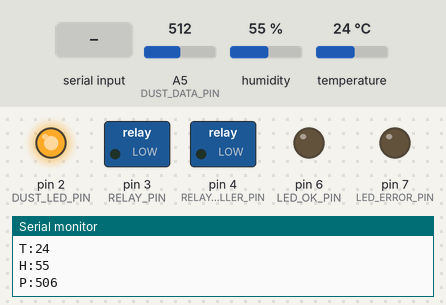
Recording of a program running on a simulated Arduino Nano, built with avr-gcc and run on an emulated ATmega328P. Parts: switched loads named in the program (green lamp = pin HIGH), output pins drawn as LEDs (lit = HIGH), the last lines printed to the serial monitor. Inputs (shaded band) come from the test bench; at power-on: temperature 24 °C, A5 (DUST_DATA_PIN) = 512, humidity 55 %.

Above: at 1.2 s.
1.3 s: temperature set to 30 °C
2.8 s: temperature set to 33 °C
At 3.7 s:
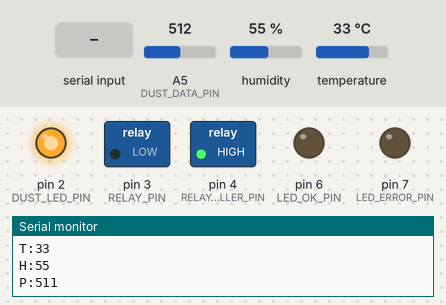
5.8 s: "PING\n" received over Serial
At 7.0 s:
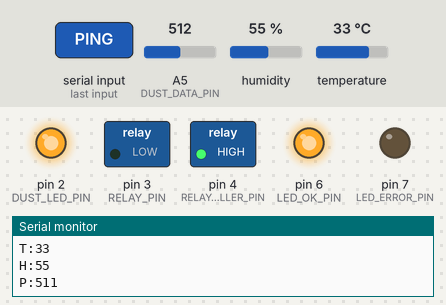
7.3 s: "M90\n" received over Serial
At 8.4 s:
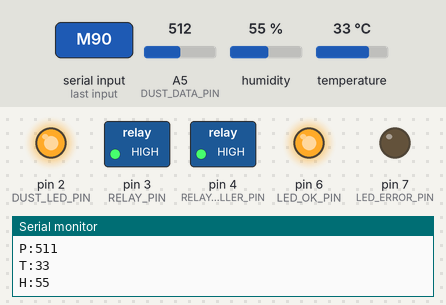
8.8 s: temperature set to 30 °C
11.8 s: temperature set to 27 °C
At 12.7 s:
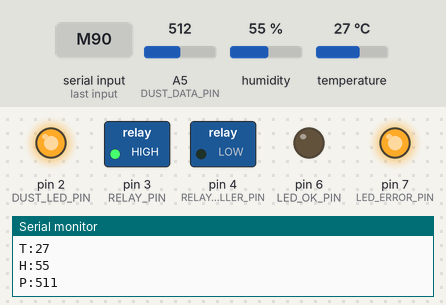
Timing chart, 0 to 14.3 s (numbered marks = the images above; inputs shaded):
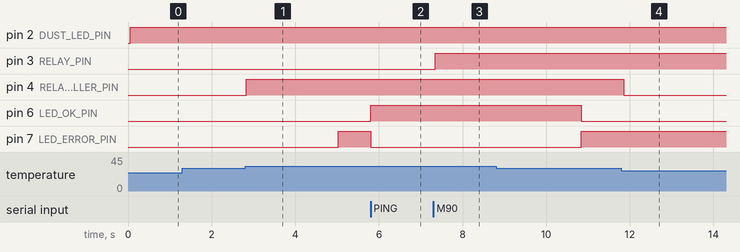

Measured:
- the behaviour switches between 31 and 32 °C on temperature (found by bisection; images 0 and 1)
- the behaviour switches between 29 and 28 °C on temperature (found by bisection; images 3 and 4)
- after the input at 2.8 s, pin 4 (RELAY_COLLER_PIN): LOW → HIGH at once
- after the input at 5.8 s, pin 6 (LED_OK_PIN): LOW → HIGH at once; pin 7 (LED_ERROR_PIN): HIGH → LOW at once
- after the input at 7.3 s, pin 3 (RELAY_PIN): LOW → HIGH at once
- after the input at 11.8 s, pin 4 (RELAY_COLLER_PIN): HIGH → LOW after 0.06 s

The program:

main.cpp
```cpp
#include "define.h"

void setup()
{
  Serial.begin(INITIAL_DELAY);
  cooler.setHyster(CRITICAL_HYSTER);
  cooler.setPoint(CRITICAL_TEMP);
}

void loop()
{

  if (sensorsTMR.isReady())                           //prelucreaza datele de la senzori la fiecare 50ms
  {
    Prelucrare();
  }

  cooler.sensorControll((int)DHT11.temperature);      //modul cooler. Lucreaza dupa valoarea senzorului prin hysterisis

  switch (relayMode)
  {
  case 1:                                             //modul automat. Lucreaza dupa timpi setati
    relay.autoControll();
    if(!relay.getState()) relay.toggleon();
    break;

  case 2:
    relay.manualControll();                           //modul manual. Lucreaza dupa comanda primita de la serial
    if(relay.getState()) relay.toggleoff();
    if(relay.getManualState()) relay.toggleLastState();
    break;

  case 3:                                             //modul sensor. Lucreaza dupa valoarea senzorului prin hysterisis
    relay.sensorControll(medianFilterDustDensity);
    if(relay.getState()) relay.toggleoff();
    break;

  default:
    break;
  }

  if (parsingTMR.isReady())                           //Comunicarea dintre dispozitive prin serial
  {
    parsing();                                        //transmite datele catre serial
    serialData();                                     //preluarea datelor de la serial
  }

  if (errorTMR.isReady())                             //Daca timerul nu a dovedit sa se reporneasca, atunci ledul de eroare se aprinde
  {
    ledError.toggleOn();
    ledOk.toggleOff();
  }
}

void parsing()
{
  Serial.print("T:"); Serial.println((int)DHT11.temperature);
  Serial.print("H:"); Serial.println((int)DHT11.humidity);
  Serial.print("P:"); Serial.println(medianFilterDustDensity);
}

void Prelucrare()
  {
    dustDensity = dust.dustDensity();
    filteredDustDensity = averegeFilterDust.expRunningAverage(dustDensity);
    medianFilterDustDensity = medianFilterDust.median(filteredDustDensity);
    int chk = DHT11.read(DHT11PIN);
    chk = chk;
  }

void serialData()
{
      if(Serial.available() > 1)
    {
      String data = Serial.readStringUntil('\n');
      data.trim();
      if (data.startsWith("W"))
      {
        workingTIME = data.substring(1).toFloat();
        relay.setRunPeriod(workingTIME);
      }
      else if (data.startsWith("R"))
      {
        restTIME = data.substring(1).toFloat();
        relay.setRestPeriod(restTIME);
      }
      else if (data.startsWith("T"))
      {
        relayMode = data.substring(1).toFloat();
      }
      else if (data.startsWith("M"))
      {
        sliderState = data.substring(1).toFloat();
        relay.setSliderState(sliderState);
      }
      else if (data.startsWith("S"))
      {
        setpoint = data.substring(1).toFloat();
        finalDustDensity = ((setpoint*640)/100)+100;
        relay.setPoint(finalDustDensity);
      }
      else  if (data == "PING")
      {
          ledError.toggleOff();
          ledOk.toggleOn();
          errorTMR.reset();
      }
    }
}
```

define.h
```cpp
#include "relay.h"
#include "sensor.h"
#include "GyverTimer.h"
#include "Arduino.h"
#include "dht11.h"
#include "filters.h"
#include "led.h"

#define DHT11PIN 5
#define DUST_LED_PIN 2
#define DUST_DATA_PIN A5
#define RELAY_PIN 3
#define RELAY_COLLER_PIN 4
#define LED_OK_PIN 6
#define LED_ERROR_PIN 7
#define MEDIAN_FILTER_LEVEL 3
#define INITIAL_DELAY 9600
#define CRITICAL_TEMP 30
#define CRITICAL_HYSTER 2
float k = 0.2;
int workingTIME = 1, restTIME = 1, initialPeriod = 50;
int filteredDustDensity, medianFilterDustDensity, finalDustDensity;

int relayMode = 2;
int setpoint = 0;
bool sliderState = true;

unsigned long lastPingTime = 0;
const unsigned long pingInterval = 5031;

dht11 DHT11;

dustSensor dust(DUST_LED_PIN, DUST_DATA_PIN, initialPeriod);
float lastState = 0.00, dustDensity;

Relay relay(RELAY_PIN, workingTIME, restTIME);
Relay cooler(RELAY_COLLER_PIN, 1, 1);

LED ledOk(LED_OK_PIN);
LED ledError(LED_ERROR_PIN);


GTimer parsingTMR(MS, 55);
GTimer sensorsTMR(MS, 55);
GTimer runTMR(MS);
GTimer restTMR(MS);
GTimer errorTMR(MS, pingInterval);

RunningAvarageFilter averegeFilterDust(k);
MedianFilter medianFilterDust(MEDIAN_FILTER_LEVEL);


void Prelucrare();
void parsing();
void serialData();
```

filters.h
```cpp
#pragma once
#include <Arduino.h>

class RunningAvarageFilter
{
public:
    RunningAvarageFilter(float k) : __k(k)
    {

    }

    void setK(float k)
    {
        __k = k;
    }

    int expRunningAverage(float newVal)
    {
        static float filVal = 0;
        filVal += (newVal - filVal) * __k;
        return filVal;
    }

private:
    float __k;
};

class MedianFilter
{
public:
    MedianFilter(int nivel = 3) : __nivel(nivel)
    {

    }

    int getNivel()
    {
        return __nivel;
    }

    int median(int newVal) {
    static int buf[3];
    static byte count = 0;
    buf[count] = newVal;
    if (++count >= 3) count = 0;
    return (max(buf[0], buf[1]) == max(buf[1], buf[2])) ? max(buf[0], buf[2]) : max(buf[1], min(buf[0], buf[2]));
    }

private:
    float __nivel;
};
```

led.h
```cpp
#pragma once
#include <Arduino.h>

class LED {
  public:
    LED (byte pin) : __pin(pin)
    {
      pinMode(__pin, OUTPUT);
      digitalWrite(__pin, LOW);
    }

    void toggleOn()
    {
      __state = true;
      digitalWrite(__pin, __state);
    }

    void toggleOff()
    {
      __state = false;
      digitalWrite(__pin, __state);
    }

  private:
    const byte __pin;
    bool __state;
};
```

relay.h
```cpp
#pragma once
#include <Arduino.h>
#include "GyverTimer.h"

class Relay
{
public:
    Relay(byte pin, int runPeriod, int restPeriod) : __pin(pin), __runPeriod(runPeriod), __restPeriod(restPeriod)
    {
        pinMode(__pin, OUTPUT);
        digitalWrite(__pin, false);
        runTMR.setInterval(__runPeriod*1000);
        restTMR.setInterval(__restPeriod*1000);
    }

    void setRunPeriod(uint16_t prd) {
      runTMR.setInterval(prd*1000);
    }

    void setRestPeriod(uint16_t prd) {
      restTMR.setInterval(prd*1000);
    }

    bool getState() {
      return __state;
    }

    bool getManualState() {
      return __manualFlag;
    }

    void toggleLastState()
    {
      digitalWrite(__pin, __manualFlag);
    }

    void setHyster(int setHyster) {
      __hyster = setHyster;
    }

    void setPoint(int setPoint) {
      __setPoint = setPoint;
    }

    void autoControll() {
      if (__state) {
        if(runTMR.isReady() && __flag)
        {
          __flag = !__flag;
          digitalWrite(__pin, __flag);
          restTMR.reset();
        }
        if(restTMR.isReady() && !__flag)
        {
          __flag = !__flag;
          digitalWrite(__pin, __flag);
          runTMR.reset();
        }
      } else {
        if (__flag)
        {
          digitalWrite(__pin, false);
          runTMR.reset();
          restTMR.reset();
        }
      }
    }

    void setSliderState(bool sliderState) {
      __sliderState = sliderState;
    }

    void manualControll()
    {
      if (__sliderState && !__manualFlag)
      {
        __manualFlag = !__manualFlag;
        digitalWrite(__pin, __manualFlag);
      }
      else if (!__sliderState && __manualFlag)
      {
        __manualFlag = !__manualFlag;
        digitalWrite(__pin, __manualFlag);
      }
    }

    void sensorControll( int sensorData)
    {
      if (sensorData >= __setPoint + __hyster)
      {
        digitalWrite(__pin, true);
      }
      else if (sensorData <= __setPoint - __hyster)
      {
        digitalWrite(__pin, false);
      }
    }

    void toggle()
    {
      __state = !__state;
      digitalWrite(__pin, __state);
      runTMR.reset();
      restTMR.reset();
    }

    void toggleoff()
    {
      __state = false;
      digitalWrite(__pin, __state);
      runTMR.reset();
      restTMR.reset();
    }

    void toggleon()
    {
      __state = true;
      digitalWrite(__pin, __state);
      runTMR.reset();
      restTMR.reset();
    }

private:
    const byte __pin;
    float __runPeriod, __restPeriod;
    bool __flag = true, __manualFlag = false, __state = false, __sliderState = false;
    GTimer_ms runTMR, restTMR;
    int __hyster = 50, __setPoint = 200;
};
```

sensor.h
```cpp
#pragma once
#include <Arduino.h>
#include "GyverTimer.h"


class dustSensor
{
public:
    dustSensor(byte ledPin, byte dataPin, int setPeriod) : __ledPin(ledPin), __dataPin(dataPin)
    {
        pinMode(__ledPin, OUTPUT);
        pinMode(__dataPin, INPUT);
        tmr.setInterval(setPeriod);
    }


    int dustDensity()
    {
        if(tmr.isReady() && __state)
        {
            digitalWrite(__ledPin,LOW);
            delayMicroseconds(__SAMPLINGTIME);

            __sensorData = analogRead(__dataPin);

            delayMicroseconds(__DELTATIME);
            digitalWrite(__ledPin,HIGH);

            return __sensorData;
        }
        else  if (!__state)
        return -1.0;
    }

    void setPeriod(uint16_t prd)
    {
      tmr.setInterval(prd);
    }

    void setState(bool state)
    {
        __state = state;
    }

private:
    bool __state = true;
    const byte __ledPin;
    const byte __dataPin;
    int __sensorData = 0;
    int __DELTATIME = 40, __SAMPLINGTIME = 280;
    GTimer_ms tmr;
};
```
